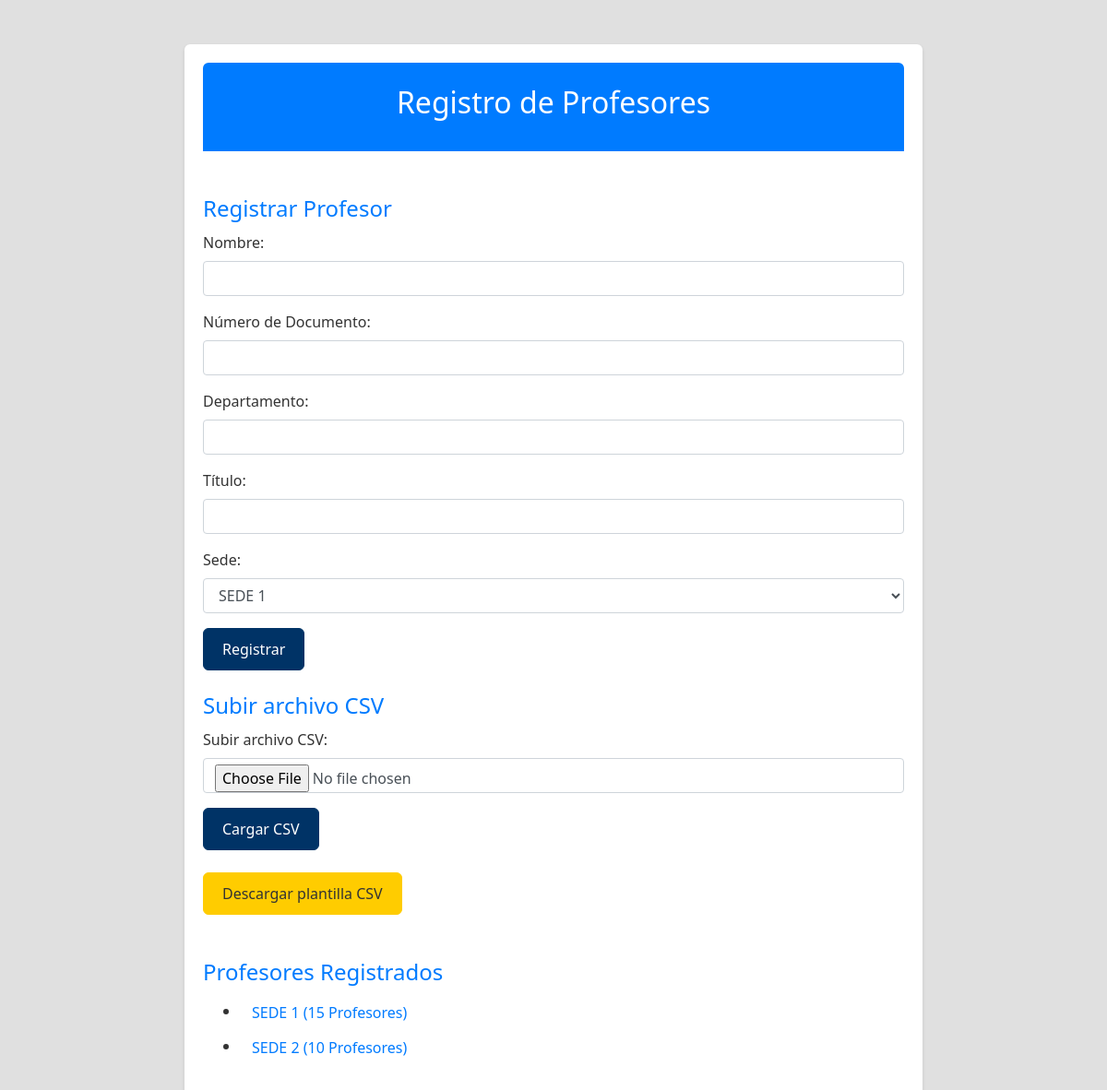
The app's page /registro_profesor with its own data.
### app.py (models this page shows)
class Sede(db.Model):
    id = db.Column(db.Integer, primary_key=True)
    nombre = db.Column(db.String(100), nullable=False)
    direccion = db.Column(db.String(200), nullable=False)

### app.py (the view, shortened to what this page needs)
@app.route('/registro_profesor', methods=['GET', 'POST'])
def registro_profesor():
    sedes = Sede.query.all()
    for sede in sedes:
        sede.profesores = Profesor.query.filter_by(sede_id=sede.id).order_by(Profesor.numero_documento).all()
    return render_template('registro_profesor.html', sedes=sedes)

### app.py (called while the page is built)
@app.context_processor
def utility_processor():
    def enumerar(iterable, start=0):
        return enumerate(iterable, start)
    return dict(enumerar=enumerar)

### templates/registro_profesor.html (shortened to what this page needs)
<!DOCTYPE html>
<html lang="en">
<head>
    <link rel="stylesheet" href="https://stackpath.bootstrapcdn.com/bootstrap/4.3.1/css/bootstrap.min.css">
    <link rel="stylesheet" href="{{ url_for('static', filename='styles.css') }}">
</head>
<body>
    <div class="container mt-5">
        <header class="text-center bg-primary text-white py-4" style="border-radius: 6px 6px 0 0;">
            <h1>Registro de Profesores</h1>
        </header>
        <div class="mt-5">
            <form method="post" enctype="multipart/form-data" class="mb-4">
                <h2 class="text-primary">Registrar Profesor</h2>
                <div class="form-group">
                    <label for="nombre">Nombre:</label>
                    <input type="text" id="nombre" name="nombre" class="form-control mb-2" required>
                </div>
                <div class="form-group">
                    <label for="numero_documento">Número de Documento:</label>
                    <input type="text" id="numero_documento" name="numero_documento" class="form-control mb-2" required>
                </div>
                <div class="form-group">
                    <label for="departamento">Departamento:</label>
                    <input type="text" id="departamento" name="departamento" class="form-control mb-2" required>
                </div>
                <div class="form-group">
                    <label for="titulo">Título:</label>
                    <input type="text" id="titulo" name="titulo" class="form-control mb-2" required>
                </div>
                <div class="form-group">
                    <label for="sede_id">Sede:</label>
                    <select id="sede_id" name="sede_id" class="form-control mb-2" required>
                        {% for sede in sedes %}
                        <option value="{{ sede.id }}">{{ sede.nombre }}</option>
                        {% endfor %}
                    </select>
                </div>
                <button type="submit" class="btn btn-primary">Registrar</button>
            </form>
            <form method="post" enctype="multipart/form-data" class="mb-4">
                <h2 class="text-primary">Subir archivo CSV</h2>
                <div class="form-group">
                    <label for="file">Subir archivo CSV:</label>
                    <input type="file" id="file" name="file" class="form-control mb-2" accept=".csv" required>
                </div>
                <button type="submit" class="btn btn-primary">Cargar CSV</button>
            </form>
            <p><a href="{{ url_for('descargar_plantilla_profesor') }}" class="btn btn-secondary">Descargar plantilla
                    CSV</a></p>
            <h2 class="text-primary mt-5">Profesores Registrados</h2>
            <ul>
                {% for sede in sedes %}
                <li>
                    <a href="javascript:void(0);" onclick="toggleProfesores('{{ sede.id }}')" class="btn btn-link">
                        {{ sede.nombre }} ({{ sede.profesores|length }} Profesores)
                    </a>
                </li>
                {% endfor %}
            </ul>
        </div>
    </div>
</body>
</html>

### static/styles.css (style rules this page uses)
:root { --primary-color: #003366; --secondary-color: #ffcc00; --background-color: #e0e0e0; --text-color: #333333; --white-color: #ffffff; --highlight-color: #0078d7; }
body { font-family: 'Segoe UI', Tahoma, Geneva, Verdana, sans-serif; background-color: var(--background-color); margin: 0; padding: 0; color: var(--text-color); }
.container { max-width: 800px; margin: 0 auto; padding: 20px; background-color: var(--white-color); box-shadow: 0 2px 4px rgba(0, 0, 0, 0.1); border-radius: 6px; }
header { background-color: var(--primary-color); color: var(--white-color); padding: 20px; text-align: center; width: 100%; }
h1, h2 { margin: 0; padding-bottom: 10px; }
h1 { font-size: 2rem; }
h2 { color: var(--primary-color); font-size: 1.5rem; }
.btn-primary { background-color: var(--primary-color); border-color: var(--primary-color); color: var(--white-color); border-radius: 6px; padding: 10px 20px; transition: background-color 0.3s, border-color 0.3s; }
.btn-secondary { background-color: var(--secondary-color); border-color: var(--secondary-color); color: var(--text-color); border-radius: 6px; padding: 10px 20px; transition: background-color 0.3s, border-color 0.3s; }

### records on screen
Sede: nombre "SEDE 1", profesores|length "15"
Sede: nombre "SEDE 2", profesores|length "10"

### other values on screen
form field sede_id "SEDE 1"
